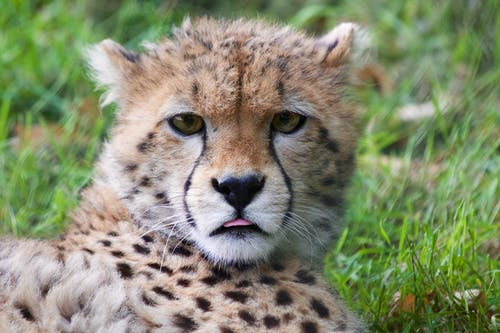
#> input picture Assignment 2/BigCats/Cheetah/animal-africa-wilderness-zoo.jpg, 500 x 333 px, found by its file name; its folder holds only this picture in this run
$ jupyter execute --allow-errors image_classification.ipynb
#> lines starting #> are read from the running program, lines starting #| are printed output that depends on the picture
[cell 1]
import os
import cv2
import numpy as np
from sklearn.base import BaseEstimator, TransformerMixin
from sklearn.pipeline import Pipeline
from sklearn.decomposition import TruncatedSVD
from sklearn.tree import DecisionTreeClassifier
from sklearn.naive_bayes import GaussianNB
from sklearn.neighbors import KNeighborsClassifier
from sklearn.cluster import DBSCAN
from sklearn.model_selection import train_test_split, GridSearchCV, cross_val_score, cross_validate, ParameterGrid
from sklearn.metrics import accuracy_score, f1_score, confusion_matrix, silhouette_score, make_scorer
import seaborn as sns
import matplotlib.pyplot as plt

In this notebook, the classification task is investigated for the BigCats dataset.
Including a grid search, and a performance evaluation.
All figures produced are saved in the directory figures/.

[cell 2]
class ImageLoader(BaseEstimator, TransformerMixin):
    def __init__(self, data_directory, image_size=(256, 256)):
        self.data_directory = data_directory
        self.image_size = image_size

    def fit(self, X=None, y=None):
        return self

    def transform(self, X=None, y=None):
        images = []
        labels = []
        # get image labels from the folder names
        class_labels = os.listdir(self.data_directory)
        class_labels.sort()
        # loop through the directory
        for label_idx, class_name in enumerate(class_labels):
            class_dir = os.path.join(self.data_directory, class_name)
            # wrong directory
            if not os.path.isdir(class_dir):
                continue
            # loop through image files
            for file_name in os.listdir(class_dir):
                file_path = os.path.join(class_dir, file_name)
                # check for valid image to load
                if file_name.endswith(('.jpg', '.jpeg', '.png')):
                    img = cv2.imread(file_path)
#> img is the input picture: shape (333, 500, 3); mean B, G, R 109.6, 139.3, 132.2
                    img_resized = cv2.resize(img, self.image_size)
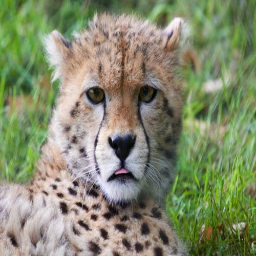
#> img_resized: shape (256, 256, 3); mean B, G, R 109.5, 139.1, 132.1
                    if img is not None:
                        images.append(img_resized)  # Store the raw image
                        labels.append(label_idx)  # Store the label as index
#> pass 2 of the loop in transform, `for label_idx, class_name in enumerate(class_labels):`:
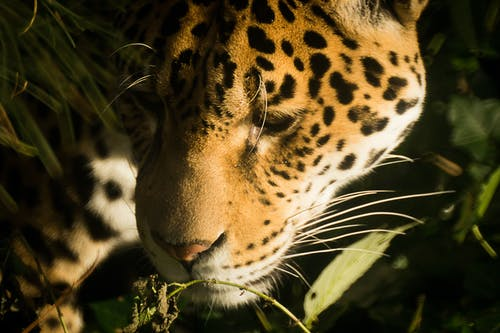
#> input picture Assignment 2/BigCats/Jaguar/africa-animals-zoo-tiger.jpg, 500 x 333 px, found by its file name
#> in transform, img is the input picture: shape (333, 500, 3); mean B, G, R 34.5, 66.5, 79.5
#> in transform, `img_resized = cv2.resize(img, self.image_size)`:
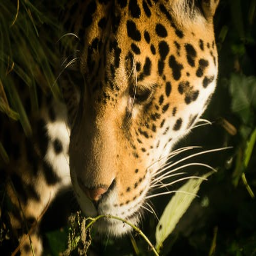
#> img_resized: shape (256, 256, 3); mean B, G, R 34.4, 66.3, 79.4

        images = np.array(images)
        labels = np.array(labels)
        return images, labels

[cell 3]
class ImageTransform(BaseEstimator, TransformerMixin):
    def __init__(self, image_size=(128, 128), to_gray=True, normalize=True):
        self.image_size = image_size
        self.to_gray = to_gray
        self.normalize = normalize

    # [8 lines left out: function set_params, not called in this run]

    def fit(self, X=None, y=None):
        return self

    # [16 lines left out: function transform, not called in this run]

[cell 4]
class SIFTFeatureExtractor(BaseEstimator, TransformerMixin):
    def __init__(self, max_features=500):
        # use opencv SIFT
        self.sift = cv2.SIFT_create()
        self.max_features = max_features

    def fit(self, X, y=None):
        return self

    # [20 lines left out: function transform, not called in this run]

[cell 5]
class FourierFeatureExtractor(BaseEstimator, TransformerMixin):
    def fit(self, X, y=None):
        return self

    # [10 lines left out: function transform, not called in this run]

[cell 6]
class SVDReducer(BaseEstimator, TransformerMixin):
    def __init__(self, n_components=100):
        self.n_components = n_components
        self.svd = None

    # [5 lines left out: function fit, not called in this run]

    def transform(self, X):
        return self.svd.transform(X)

[cell 7]
# set variable
data_directory = 'data/BigCats'
RANDOM_SEED = 192
# kNN neighbors
number_neighbor = 5
# SVD components
n_components = 200
image_side = 200
k_fold = 5

[cell 8]
decision_tree = DecisionTreeClassifier(random_state=RANDOM_SEED)
naive_bayes = GaussianNB()
knn = KNeighborsClassifier(n_neighbors=number_neighbor)
dbscan = DBSCAN(eps=0.5, min_samples=5)

[cell 9]
# define the pipelines for different classification methods
sift_decision_tree_pipeline = Pipeline([
    ('transform', ImageTransform()),
    ('sift', SIFTFeatureExtractor()),
    ('svd', SVDReducer(n_components=n_components)),
    ('classifier', DecisionTreeClassifier(random_state=RANDOM_SEED))
])
sift_naive_bayes_pipeline = Pipeline([
    ('transform', ImageTransform()),
    ('sift', SIFTFeatureExtractor()),
    ('svd', SVDReducer(n_components=n_components)),
    ('classifier', GaussianNB())
])
sift_knn_pipeline = Pipeline([
    ('transform', ImageTransform()),
    ('sift', SIFTFeatureExtractor()),
    ('svd', SVDReducer(n_components=n_components)),
    ('classifier', KNeighborsClassifier(n_neighbors=number_neighbor))
])
fourier_decision_tree_pipeline = Pipeline([
    ('transform', ImageTransform()),
    ('fourier', FourierFeatureExtractor()),
    ('svd', SVDReducer(n_components=n_components)),
    ('classifier', DecisionTreeClassifier(random_state=RANDOM_SEED))
])

fourier_naive_bayes_pipeline = Pipeline([
    ('transform', ImageTransform()),
    ('fourier', FourierFeatureExtractor()),
    ('svd', SVDReducer(n_components=n_components)),
    ('classifier', GaussianNB())
])

fourier_knn_pipeline = Pipeline([
    ('transform', ImageTransform()),
    ('fourier', FourierFeatureExtractor()),
    ('svd', SVDReducer(n_components=n_components)),
    ('classifier', KNeighborsClassifier(n_neighbors=number_neighbor))
])

[cell 10]
# data load and split
image_loader = ImageLoader(data_directory=data_directory)
images, labels = image_loader.fit_transform(None)
#> labels = [0, 1]

X_train, X_test, y_train, y_test = train_test_split(images, labels, test_size=0.2, random_state=RANDOM_SEED)
#> y_train = [0]; y_test = [1]

[cell 11]
print(f"Training Data Shape: {X_train.shape}")
#| Training Data Shape: (1, 256, 256, 3)
print(f"Test Data Shape: {X_test.shape}")
#| Test Data Shape: (1, 256, 256, 3)

[cell 12]
# grid parameters sift
param_grid_sift_decision_tree = {
    'transform__image_size': [(64, 64), (128, 128)],  # Vary image augmentation size
    'sift__max_features': [200, 300, 500],  # Varying max features for SIFT
    'svd__n_components': [70, 140, 200],  # Varying SVD components
    'classifier__max_depth': [3, 5, 7, None]  # Varying Decision Tree depth
}

param_grid_sift_knn = {
    'transform__image_size': [(64, 64), (128, 128)],  # Vary image augmentation size
    'sift__max_features': [200, 300, 500],  # Varying max features for SIFT
    'svd__n_components': [70, 140, 200],  # Varying SVD components
    'classifier__n_neighbors': [3, 5, 7]  # Varying k-neighbors for KNN
}

param_grid_naive_sift_bayes = {
    'transform__image_size': [(64, 64), (128, 128)],  # Vary image augmentation size
    'sift__max_features': [200, 300, 500],  # Varying max features for SIFT
    'svd__n_components': [100, 200, 300]  # Varying SVD components (no params for Naive Bayes)
}

# grid parameters Fourier
param_grid_fourier_decision_tree = {
    'transform__image_size': [(64, 64), (128, 128)],  # Vary image augmentation size
    'svd__n_components': [70, 140, 200],  # Varying SVD components
    'classifier__max_depth': [3, 5, 7, None]  # Varying Decision Tree depth
}

param_grid_fourier_knn = {
    'transform__image_size': [(64, 64), (128, 128)],  # Vary image augmentation size
    'svd__n_components': [70, 140, 200],  # Varying SVD components
    'classifier__n_neighbors': [3, 5, 7]  # Varying k-neighbors for KNN
}

param_grid_fourier_naive_bayes = {
    'transform__image_size': [(64, 64), (128, 128)],  # Vary image augmentation size
    'svd__n_components': [70, 140, 200]
}

[cell 13]
# to run grid search
def fit_with_grid(pipeline, param_grid, X_train, y_train, X_test, y_test, cv_values=[5,7]):
    best_models = {}
    for cv in cv_values:
        print(f"\nRunning Grid Search with {cv}-fold cross-validation:")
        grid_search = GridSearchCV(pipeline, param_grid, cv=cv, scoring='f1_weighted')
        grid_search.fit(X_train, y_train)

        best_model = grid_search.best_estimator_
        best_score = grid_search.best_score_
        # print best model and cross validation accuracy
        print(f"Best Model with {cv}-fold CV: {best_model}")
        print(f"Best Cross-Validation Accuracy: {best_score:.4f}")
        # test the best model with appropriate test set
        # best image size
        best_image_size = best_model.named_steps['transform'].image_size
        print(f"Best image size: {best_image_size}")
        # test
        y_pred = best_model.predict(X_test)
        test_accuracy = accuracy_score(y_test, y_pred)
        test_f1 = f1_score(y_test, y_pred, average='weighted')  # weighted average for class imbalance
        print(f"Test Accuracy: {test_accuracy:.4f}")
        print(f"Test F1 Score: {test_f1:.4f}")
        # store the best model for each kfold
        best_models[cv] = {
            'best_image_size': best_image_size,
            'best_model': best_model,
            'best_validation_score': best_score,
            'test accuracy': test_accuracy,
            'test f1 score': test_f1
        }
#> after the loop, best_models = 0 items
    return best_models
